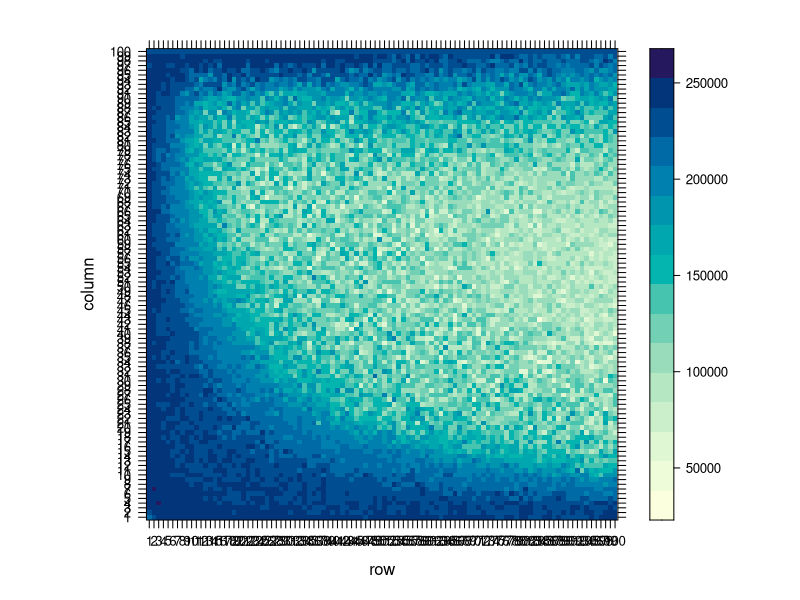

R code for this plot:
require(lattice)

pdf("level.pdf")
rus<-read.csv("datatot1.csv",header=FALSE)
rus<-as.matrix(rus)
dim(rus)<-c(100,100)
rownames(rus)<-1:100
colnames(rus)<-1:100

levelplot(rus)
dev.off()
